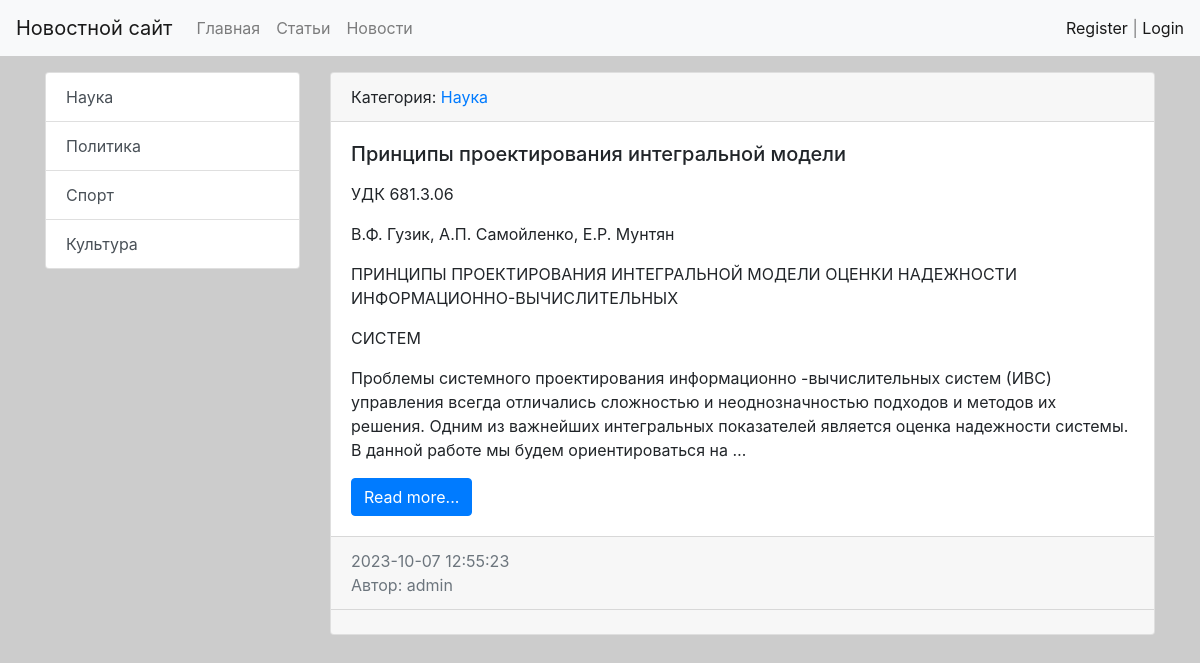
Screenshot of /news/news/ with the database file from the repository.
### news/models.py (models this page shows, shortened)
class Category(models.Model):
    name = models.CharField(max_length=64, unique=True)
    def get_absolute_url(self):
        return reverse('category', kwargs={'category_id': self.pk})
    def __str__(self):
        return self.name.title()

class Post(models.Model):
    NEWS = 'NW'
    ARTICLE = 'AR'
    CATEGORY_CHOICES = [
        (NEWS, 'Новость'),
        (ARTICLE, 'Статья'),
    ]
    author = models.ForeignKey(Author, on_delete=models.CASCADE)
    title = models.CharField(max_length=128)
    type_category = models.CharField(max_length=2, choices=CATEGORY_CHOICES, default=ARTICLE)
    content = models.TextField()
    category = models.ForeignKey(Category, on_delete=models.CASCADE)
    publish = models.DateTimeField(default=timezone.now)
    created = models.DateTimeField(auto_now_add=True)
    updated = models.DateTimeField(auto_now=True)
    rating = models.SmallIntegerField(default=0)
    class Meta:
        ordering = ['-publish']
        indexes = [
            models.Index(fields=['publish'])
        ]
    def get_absolute_url(self):
        return reverse('view_news', kwargs={'news_id': self.pk})

class Author(models.Model):
    author_user = models.OneToOneField(User, on_delete=models.CASCADE)
    author_rating = models.SmallIntegerField(default=0)
    def __str__(self):
        return self.author_user.username

### news/views.py (the view)
# urls.py: path('news/news/', views.NewsView.as_view(), name='news'),
class NewsView(ListView):
    model = Post
    template_name = 'news/news.html'
    context_object_name = 'news'
    paginate_by = 3
    def get_context_data(self, *, object_list=None, **kwargs):
        context = super().get_context_data(**kwargs)
        context['title'] = 'Новости'
        return context
    def get_queryset(self):
        return Post.objects.filter(type_category='NW')

### news/templatetags/news_tags.py (called while the page is built)
@register.inclusion_tag('news/list_categories.html')
def show_categories():
    categories = Category.objects.all()
    return {'categories': categories}

### news/templates/news/news.html (shortened to what this page needs)
{% extends 'base.html' %}
{% block sidebar %}
{% include 'inc/_sidebar.html' %}
{% endblock %}
{% block content %}
    {% for item in news %}
    <div class="card mb-3">
        <div class="card-header">
            Категория: <a href="{{ item.category.get_absolute_url }}">{{ item.category }}</a>
        </div>
        <div class="card-body">
            <div class="media">
                <div class="media-body">
                    <h5 class="card-title">{{ item.title }}</h5>
                    <p class="card-text">{{ item.content|safe|linebreaks|truncatewords:50 }}</p>
                    <a href="{{ item.get_absolute_url }}" class="btn btn-primary">Read more...</a>
                </div>
            </div>
        </div>
        <div class="card-footer text-muted">
            {{ item.created|date:"Y-m-d H:i:s" }}
            <br>
            Автор: {{ item.author }}
        </div>
        <div class="card-footer">
        </div>
    </div>
    {% endfor %}
{% endblock %}

### news/templates/news/list_categories.html
<div class="list-group">
  {% for item in categories %}
  <a href="{{ item.get_absolute_url }}" class="list-group-item list-group-item-action">{{ item.name }}</a>
  {% endfor %}
</div>

### static/css/style.css (style rules this page uses)
body { background-color: #ccc; }

### rows the page displays
Category: name "Наука"
Category: name "Политика"
Category: name "Спорт"
Category: name "Культура"
Post: category "Наука", title "Принципы проектирования интегральной модели", content "УДК 681.3.06 В.Ф. Гузик, А.П. Самойленко, Е.Р. Мунтян ПРИНЦИПЫ ПРОЕКТИРОВАНИЯ ИНТЕГРАЛЬНОЙ МОДЕЛИ ОЦЕНКИ НАДЕЖНОСТИ ИНФОРМАЦИОННО-ВЫЧИСЛИТЕЛЬНЫХ СИСТЕМ Проблемы системного проектирования информационно -вычислительных систем (ИВС) управления всегда отличались сложностью и неоднозначностью подходов и методов их решения. Одним из важнейших интегральных показателей является оценка надежности системы. В данной работе мы будем ориентироваться на …", created "2023-10-07 12:55:23", author "admin"
